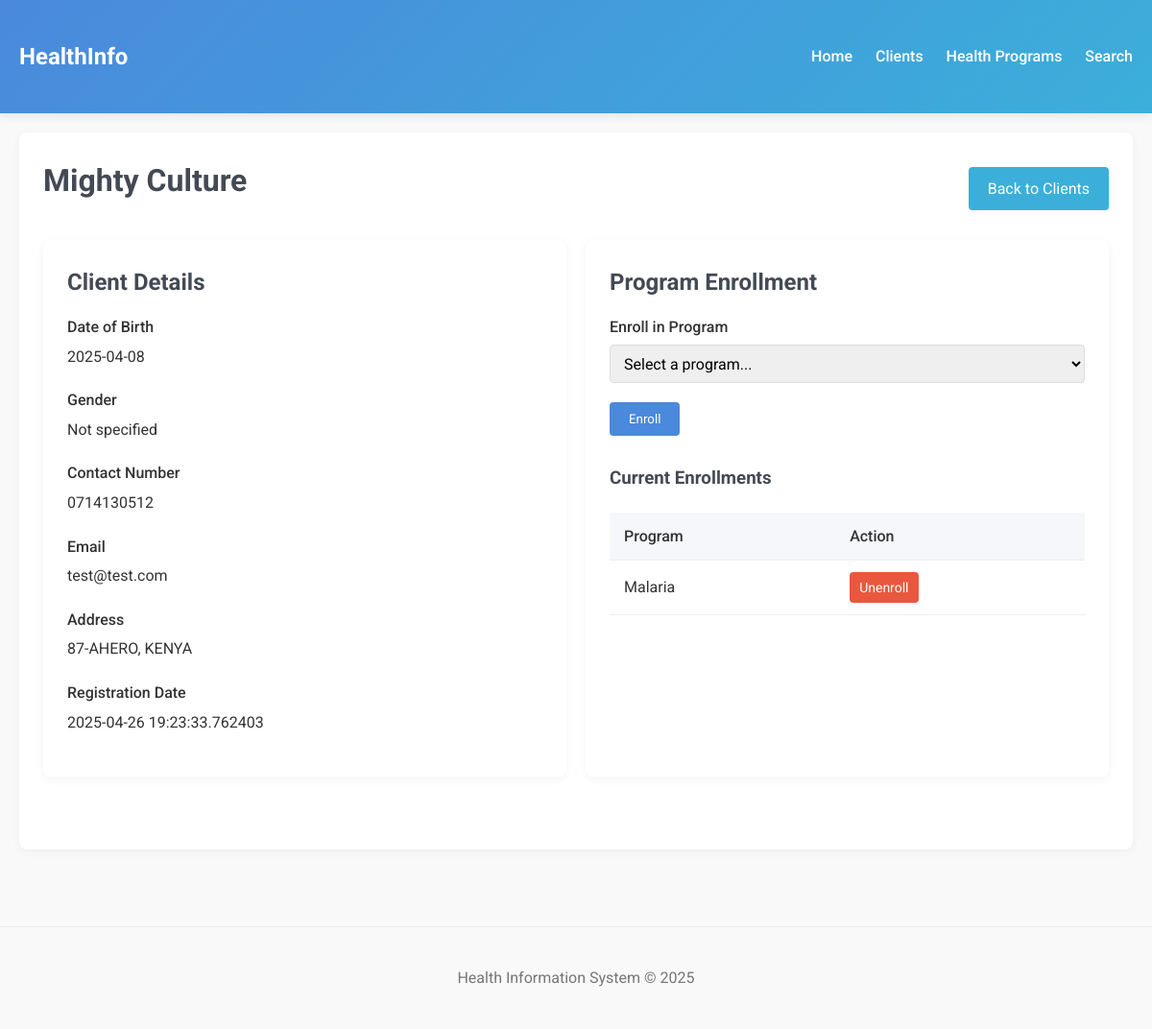
Page /clients/3 on the committed database.
### app/models.py (models this page shows, shortened)
class Client(db.Model):
    id = db.Column(db.Integer, primary_key=True)
    first_name = db.Column(db.String(50), nullable=False)
    last_name = db.Column(db.String(50), nullable=False)
    date_of_birth = db.Column(db.Date)
    gender = db.Column(db.String(10))
    contact_number = db.Column(db.String(20))
    email = db.Column(db.String(100), unique=True)
    address = db.Column(db.Text)
    registration_date = db.Column(db.DateTime, default=datetime.utcnow)
    programs = db.relationship(
        'HealthProgram',
        secondary='enrollments',
        lazy='subquery',
        backref=db.backref('enrolled_clients', lazy=True)
    )

class HealthProgram(db.Model):
    id = db.Column(db.Integer, primary_key=True)
    name = db.Column(db.String(100), unique=True, nullable=False)
    description = db.Column(db.Text)

### app/routes.py (the view)
@main.route('/clients/<int:client_id>')
def client_profile(client_id):
    client = Client.query.get_or_404(client_id)
    all_programs = HealthProgram.query.all()
    return render_template('clients/profile.html',
                         client=client,
                         programs=all_programs)

### app/templates/clients/profile.html (shortened to what this page needs)
{% extends "base.html" %}
{% block content %}
<div class="card">
    <div style="display: flex; justify-content: space-between; align-items: center; margin-bottom: 20px;">
        <h1>{{ client.first_name }} {{ client.last_name }}</h1>
        <a href="{{ url_for('main.list_clients') }}" class="btn btn-secondary">Back to Clients</a>
    </div>
    <div style="display: grid; grid-template-columns: 1fr 1fr; gap: 20px; margin-bottom: 30px;">
        <div class="card">
            <h2>Client Details</h2>
            <div class="form-group">
                <label>Date of Birth</label>
                <p>{{ client.date_of_birth or 'Not specified' }}</p>
            </div>
            <div class="form-group">
                <label>Gender</label>
                <p>{{ client.gender or 'Not specified' }}</p>
            </div>
            <div class="form-group">
                <label>Contact Number</label>
                <p>{{ client.contact_number or 'Not specified' }}</p>
            </div>
            <div class="form-group">
                <label>Email</label>
                <p>{{ client.email }}</p>
            </div>
            <div class="form-group">
                <label>Address</label>
                <p>{{ client.address or 'Not specified' }}</p>
            </div>
            <div class="form-group">
                <label>Registration Date</label>
                <p>{{ client.registration_date }}</p>
            </div>
        </div>
        <div class="card">
            <h2>Program Enrollment</h2>
            <form method="POST" action="{{ url_for('main.enroll_client', client_id=client.id) }}">
                <div class="form-group">
                    <label for="program_id">Enroll in Program</label>
                    <select name="program_id" id="program_id" required>
                        <option value="">Select a program...</option>
                    </select>
                </div>
                <button type="submit" class="btn">Enroll</button>
            </form>
            <h3 style="margin-top: 30px;">Current Enrollments</h3>
            {% if client.programs %}
            <table>
                <thead>
                    <tr>
                        <th>Program</th>
                        <th>Action</th>
                    </tr>
                </thead>
                <tbody>
                    {% for program in client.programs %}
                    <tr>
                        <td>{{ program.name }}</td>
                        <td>
                            <a href="{{ url_for('main.unenroll_client', client_id=client.id, program_id=program.id) }}"
                               class="btn btn-danger"
                               style="padding: 5px 10px; font-size: 14px;"
                               onclick="return confirm('Are you sure you want to unenroll this client from {{ program.name }}?')">
                                Unenroll
                            </a>
                        </td>
                    </tr>
                    {% endfor %}
                </tbody>
            </table>
            {% else %}
            <p>This client is not enrolled in any programs yet.</p>
            {% endif %}
        </div>
    </div>
</div>
{% endblock %}

### app/templates/base.html (style rules this page uses)
:root { --primary: #4a89dc; --secondary: #3bafda; --success: #8cc152; --danger: #e9573f; --light: #f5f7fa; --dark: #434a54; }
* { margin: 0; padding: 0; box-sizing: border-box; font-family: 'Roboto', sans-serif; }
body { background-color: #f9f9f9; color: #333; line-height: 1.6; }
.card { background: white; border-radius: 8px; box-shadow: 0 2px 10px rgba(0,0,0,0.05); padding: 25px; margin-bottom: 20px; }
h1, h2, h3 { color: var(--dark); margin-bottom: 15px; }
.btn { display: inline-block; background: var(--primary); color: white; padding: 10px 20px; border-radius: 4px; text-decoration: none; border: none; cursor: pointer; transition: background 0.3s; }
.btn-secondary { background: var(--secondary); }
.btn-danger { background: var(--danger); }
table { width: 100%; border-collapse: collapse; margin: 20px 0; }
th, td { padding: 12px 15px; text-align: left; border-bottom: 1px solid #eee; }
th { background-color: var(--light); font-weight: 500; }
.form-group { margin-bottom: 20px; }
label { display: block; margin-bottom: 5px; font-weight: 500; }
input, select, textarea { width: 100%; padding: 10px; border: 1px solid #ddd; border-radius: 4px; font-size: 16px; }
select { height: 40px; }

### rows in the picture
Client: first_name "Mighty", last_name "Culture", date_of_birth "2025-04-08", gender "Not specified", contact_number "0714130512", email "test@test.com", address "87-AHERO, KENYA", registration_date "2025-04-26 19:23:33.762403"
HealthProgram: name "Malaria"
